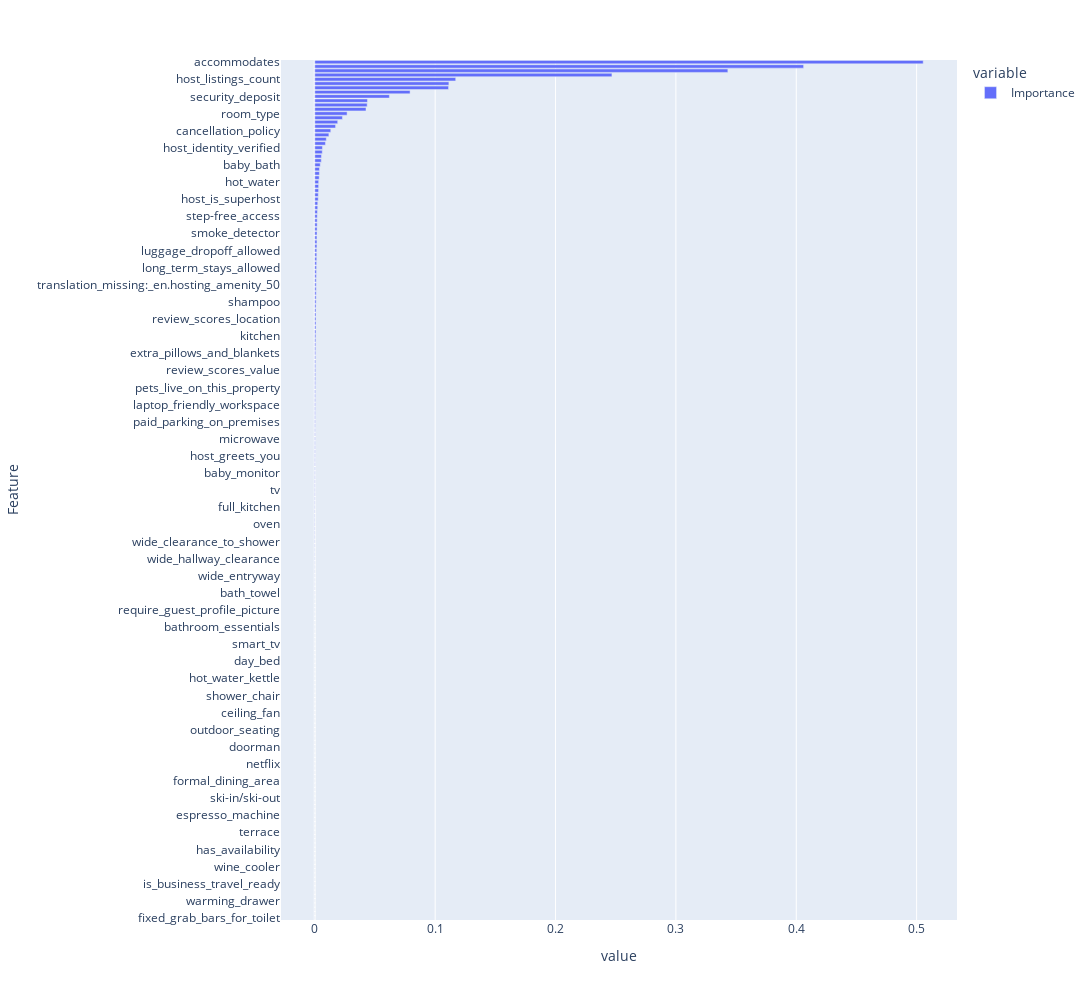

Notebook source saved alongside this figure:
### Code cell
# Plot Results of Permutation Feature Importance
fig = px.bar(perm_importances_rfpimp.sort_values(by='Importance',ascending=True), orientation='h', width=1500, height=1000)
fig.show()

### Figure 1 — Plotly figure (JSON) as saved in the notebook; plotly's stock layout.template omitted (floating-point values rounded to 4 significant figures; data arrays with more than 128 entries replaced by an {"elided": "..."} marker saying what was removed)
{"data": [{"alignmentgroup": "True", "hovertemplate": "variable=Importance<br>value=%{x}<br>Feature=%{y}<extra></extra>", "legendgroup": "Importance", "marker": {"color": "#636efa"}, "name": "Importance", "offsetgroup": "Importance", "orientation": "h", "showlegend": true, "textposition": "auto", "type": "bar", "x": {"elided": "201 float values"}, "xaxis": "x", "y": {"elided": "201 str values"}, "yaxis": "y"}], "layout": {"barmode": "relative", "height": 1000, "legend": {"title": {"text": "variable"}, "tracegroupgap": 0}, "margin": {"t": 60}, "width": 1500, "xaxis": {"anchor": "y", "domain": [0, 1], "title": {"text": "value"}}, "yaxis": {"anchor": "x", "domain": [0, 1], "title": {"text": "Feature"}}}}
